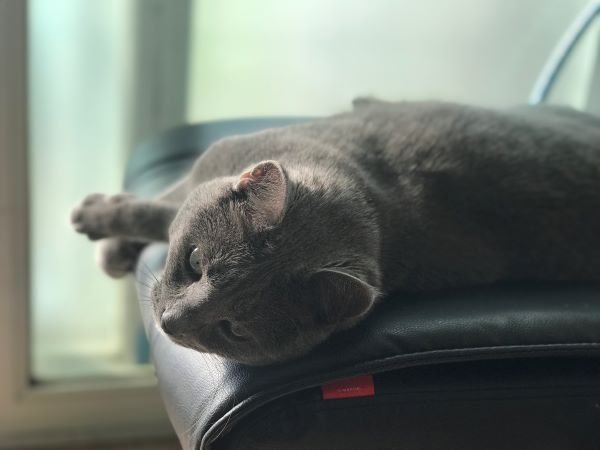
#> input picture scat.jpg, 600 x 450 px
$ python load_image.py
#> lines starting #> are read from the running program, lines starting #| are printed output that depends on the picture
import cv2

image = cv2.imread("scat.jpg")
#> image is the input picture: shape (450, 600, 3); mean B, G, R 113.5, 121, 113.5

gray_image = cv2.cvtColor(image, cv2.COLOR_BGR2GRAY)
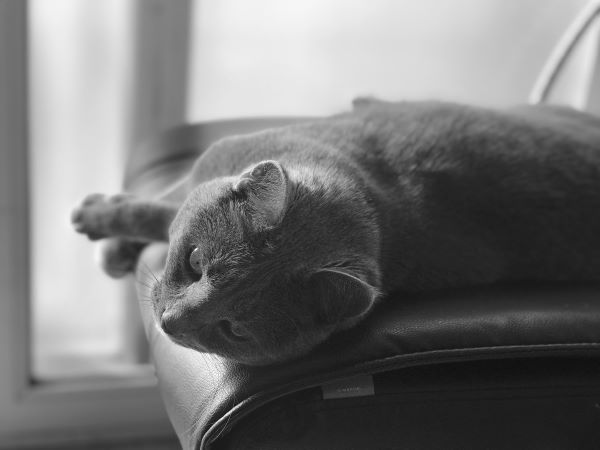
#> gray_image: shape (450, 600); min 12, max 254, mean 117.9

cv2.imshow('Gray Image', gray_image)

cv2.waitKey(0)


cv2.imwrite("gray_cat.jpg", gray_image)

cv2.destroyAllWindows()
